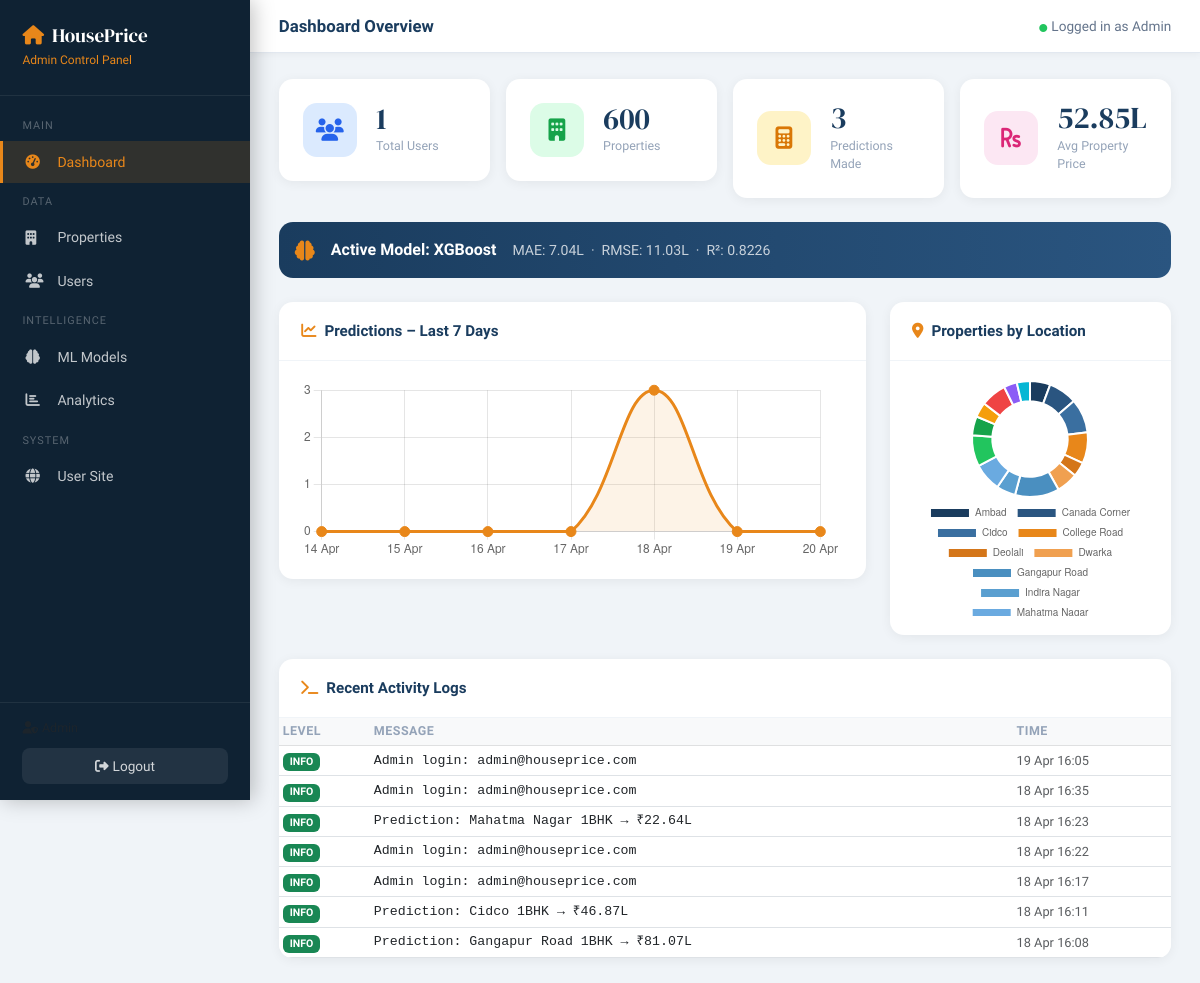
The page /admin/dashboard (signed in) on the database its author committed.
### database.py (models this page shows)
class MLModel(db.Model):
    __tablename__ = "ml_models"
    id          = db.Column(db.Integer, primary_key=True)
    name        = db.Column(db.String(100), nullable=False)
    file_path   = db.Column(db.String(200), nullable=False)
    mae         = db.Column(db.Float)
    mse         = db.Column(db.Float)
    rmse        = db.Column(db.Float)
    r2          = db.Column(db.Float)
    is_active   = db.Column(db.Boolean, default=False)
    created_at  = db.Column(db.DateTime, default=datetime.utcnow)

class AppLog(db.Model):
    __tablename__ = "app_logs"
    id         = db.Column(db.Integer, primary_key=True)
    level      = db.Column(db.String(20))   # INFO / WARNING / ERROR
    message    = db.Column(db.Text)
    created_at = db.Column(db.DateTime, default=datetime.utcnow)

### app.py (the view)
@app.route("/admin")
@app.route("/admin/dashboard")
@admin_required
def admin_dashboard():
    total_users       = User.query.filter_by(is_admin=False).count()
    total_properties  = Property.query.count()
    total_predictions = Prediction.query.count()
    avg_price         = db.session.query(db.func.avg(Property.price_lakhs)).scalar() or 0
    active_model      = MLModel.query.filter_by(is_active=True).first()
    today = datetime.utcnow().date()
    daily_labels, daily_data = [], []
    for i in range(6, -1, -1):
        day = today - timedelta(days=i)
        count = Prediction.query.filter(
            db.func.date(Prediction.created_at) == str(day)
        ).count()
        daily_labels.append(day.strftime("%d %b"))
        daily_data.append(count)
    loc_rows = (db.session.query(Property.location,
                                  db.func.count(Property.id))
                .group_by(Property.location).all())
    loc_labels = [r[0] for r in loc_rows]
    loc_data   = [r[1] for r in loc_rows]
    logs = AppLog.query.order_by(AppLog.created_at.desc()).limit(10).all()
    return render_template("admin/dashboard.html",
        total_users=total_users, total_properties=total_properties,
        total_predictions=total_predictions,
        avg_price=round(avg_price, 2),
        active_model=active_model,
        daily_labels=json.dumps(daily_labels),
        daily_data=json.dumps(daily_data),
        loc_labels=json.dumps(loc_labels),
        loc_data=json.dumps(loc_data),
        logs=logs,
    )

### app.py (called while the page is built)
def admin_required(f):
    @wraps(f)
    def decorated(*args, **kwargs):
        if "admin_id" not in session:
            return redirect(url_for("admin_login"))
        return f(*args, **kwargs)
    return decorated

### templates/admin/dashboard.html (shortened to what this page needs)
{% extends "admin/base.html" %}
{% block page_title %}Dashboard Overview{% endblock %}
{% block content %}
<div class="row g-3 mb-4">
  <div class="col-sm-6 col-xl-3">
    <div class="stat-card">
      <div class="stat-icon" style="background:#dbeafe; color:#2563eb;"><i class="fas fa-users"></i></div>
      <div><div class="stat-val">{{ total_users }}</div><div class="stat-lbl">Total Users</div></div>
    </div>
  </div>
  <div class="col-sm-6 col-xl-3">
    <div class="stat-card">
      <div class="stat-icon" style="background:#dcfce7; color:#16a34a;"><i class="fas fa-building"></i></div>
      <div><div class="stat-val">{{ total_properties }}</div><div class="stat-lbl">Properties</div></div>
    </div>
  </div>
  <div class="col-sm-6 col-xl-3">
    <div class="stat-card">
      <div class="stat-icon" style="background:#fef3c7; color:#d97706;"><i class="fas fa-calculator"></i></div>
      <div><div class="stat-val">{{ total_predictions }}</div><div class="stat-lbl">Predictions Made</div></div>
    </div>
  </div>
  <div class="col-sm-6 col-xl-3">
    <div class="stat-card">
      <div class="stat-icon" style="background:#fce7f3; color:#db2777;"><i class="fas fa-rupee-sign"></i></div>
      <div><div class="stat-val">{{ avg_price }}L</div><div class="stat-lbl">Avg Property Price</div></div>
    </div>
  </div>
</div>
{% if active_model %}
<div class="alert mb-4" style="background:linear-gradient(90deg,#1a3c5e,#2a5580); color:#fff; border-radius:14px; display:flex; align-items:center; gap:1rem;">
  <i class="fas fa-brain fa-lg" style="color:#e8871a;"></i>
  <div>
    <strong>Active Model: {{ active_model.name }}</strong>
    <span style="opacity:.75; font-size:.88rem;">
      MAE: {{ active_model.mae }}L &nbsp;·&nbsp;
      RMSE: {{ active_model.rmse }}L &nbsp;·&nbsp;
      R²: {{ active_model.r2 }}
    </span>
  </div>
</div>
{% endif %}
<div class="row g-4 mb-4">
  <div class="col-lg-8">
    <div class="card-box">
      <div class="card-box-header"><i class="fas fa-chart-line me-2" style="color:#e8871a"></i>Predictions – Last 7 Days</div>
      <div class="card-box-body">
        <canvas id="dailyChart" height="100"></canvas>
      </div>
    </div>
  </div>
  <div class="col-lg-4">
    <div class="card-box">
      <div class="card-box-header"><i class="fas fa-map-marker-alt me-2" style="color:#e8871a"></i>Properties by Location</div>
      <div class="card-box-body">
        <canvas id="locChart" height="220"></canvas>
      </div>
    </div>
  </div>
</div>
<div class="card-box">
  <div class="card-box-header"><i class="fas fa-terminal me-2" style="color:#e8871a"></i>Recent Activity Logs</div>
  <div class="card-box-body p-0">
    <div class="table-responsive">
      <table class="table table-sm mb-0">
        <thead class="table-light"><tr><th>Level</th><th>Message</th><th>Time</th></tr></thead>
        <tbody>
          {% for log in logs %}
          <tr>
            <td>
              <span class="badge {% if log.level == 'ERROR' %}bg-danger{% elif log.level == 'WARNING' %}bg-warning text-dark{% else %}bg-success{% endif %}">
                {{ log.level }}
              </span>
            </td>
            <td style="font-size:.83rem; font-family:monospace;">{{ log.message }}</td>
            <td class="text-muted" style="font-size:.8rem; white-space:nowrap;">{{ log.created_at.strftime('%d %b %H:%M') }}</td>
          </tr>
          {% endfor %}
        </tbody>
      </table>
    </div>
  </div>
</div>
{% endblock %}
{% block extra_js %}
<script>
const DAILY_LABELS = {{ daily_labels|safe }};
const DAILY_DATA   = {{ daily_data|safe }};
const LOC_LABELS   = {{ loc_labels|safe }};
const LOC_DATA     = {{ loc_data|safe }};
new Chart(document.getElementById('dailyChart'), {
  type: 'line',
  data: {
    labels: DAILY_LABELS,
    datasets: [{
      label: 'Predictions',
      data: DAILY_DATA,
      borderColor: '#e8871a',
      backgroundColor: 'rgba(232,135,26,.1)',
      tension: 0.4, fill: true, pointRadius: 5, pointBackgroundColor: '#e8871a'
    }]
  },
  options: { plugins: { legend: { display: false } }, scales: { y: { beginAtZero: true, ticks: { stepSize: 1 } } } }
});
new Chart(document.getElementById('locChart'), {
  type: 'doughnut',
  data: {
    labels: LOC_LABELS,
    datasets: [{ data: LOC_DATA, backgroundColor: [
      '#1a3c5e','#2a5580','#3a6fa0','#e8871a','#d4761a','#f0a050',
      '#4a8fc0','#5a9fd0','#6aaae0','#22c55e','#16a34a','#f59e0b',
      '#ef4444','#8b5cf6','#06b6d4'
    ]}]
  },
  options: { plugins: { legend: { position: 'bottom', labels: { font: { size: 10 } } } }, cutout: '65%' }
});
</script>
{% endblock %}

### templates/admin/base.html (shortened to what this page needs)
<!DOCTYPE html>
<html lang="en">
<head>
  <link href="https://cdn.jsdelivr.net/npm/bootstrap@5.3.0/dist/css/bootstrap.min.css" rel="stylesheet"/>
  <link href="https://cdnjs.cloudflare.com/ajax/libs/font-awesome/6.4.0/css/all.min.css" rel="stylesheet"/>
</head>
<body>
<div class="sidebar">
  <div class="sidebar-brand">
<h5><i class="fas fa-home me-2" style="color:var(--accent)"></i>HousePrice</h5>
    <small>Admin Control Panel</small>
  </div>
  <nav class="sidebar-nav">
    <div class="sidebar-section">Main</div>
    <a href="{{ url_for('admin_dashboard') }}" class="nav-link {% if request.endpoint == 'admin_dashboard' %}active{% endif %}">
      <i class="fas fa-tachometer-alt"></i>Dashboard
    </a>
    <div class="sidebar-section">Data</div>
    <a href="{{ url_for('admin_properties') }}" class="nav-link {% if request.endpoint == 'admin_properties' %}active{% endif %}">
      <i class="fas fa-building"></i>Properties
    </a>
    <a href="{{ url_for('admin_users') }}" class="nav-link {% if request.endpoint == 'admin_users' %}active{% endif %}">
      <i class="fas fa-users"></i>Users
    </a>
    <div class="sidebar-section">Intelligence</div>
    <a href="{{ url_for('admin_models') }}" class="nav-link {% if request.endpoint == 'admin_models' %}active{% endif %}">
      <i class="fas fa-brain"></i>ML Models
    </a>
    <a href="{{ url_for('admin_analytics') }}" class="nav-link {% if request.endpoint == 'admin_analytics' %}active{% endif %}">
      <i class="fas fa-chart-bar"></i>Analytics
    </a>
    <div class="sidebar-section">System</div>
    <a href="{{ url_for('index') }}" class="nav-link" target="_blank">
      <i class="fas fa-globe"></i>User Site
    </a>
  </nav>
  <div class="sidebar-footer">
    <div class="text-muted" style="font-size:.78rem; margin-bottom:.6rem; color:rgba(255,255,255,.4);">
      <i class="fas fa-user-shield me-1"></i>{{ session.admin_name or 'Admin' }}
    </div>
    <a href="{{ url_for('admin_logout') }}" class="btn-logout">
      <i class="fas fa-sign-out-alt me-1"></i>Logout
    </a>
  </div>
</div>
<div class="main-content">
  <div class="topbar">
    <div class="topbar-title">{% block page_title %}Dashboard{% endblock %}</div>
    <div class="topbar-admin"><i class="fas fa-circle me-1" style="color:#22c55e; font-size:.5rem;"></i>Logged in as {{ session.admin_name or 'Admin' }}</div>
  </div>
  <div class="page-body">
    {% block content %}{% endblock %}
  </div>
</div>
{% block extra_js %}{% endblock %}
</body>
</html>

### templates/admin/base.html (style rules this page uses)
:root { --primary: #1a3c5e; --accent: #e8871a; --sidebar-w: 250px; --sidebar-bg: #0f2233; --sidebar-text: rgba(255,255,255,.75); --sidebar-active: rgba(232,135,26,.15); }
* { box-sizing: border-box; }
body { font-family: 'Sora', sans-serif; background: #f0f4f8; margin: 0; }
.sidebar { position: fixed; top: 0; left: 0; width: var(--sidebar-w); height: 100vh; background: var(--sidebar-bg); display: flex; flex-direction: column; overflow-y: auto; z-index: 100; box-shadow: 3px 0 20px rgba(0,0,0,.25); }
.sidebar-brand { padding: 1.5rem 1.4rem; border-bottom: 1px solid rgba(255,255,255,.07); flex-shrink: 0; }
.sidebar-brand h5 { font-family: 'DM Serif Display', serif; color: #fff; margin: 0; font-size: 1.2rem; }
.sidebar-brand small { color: var(--accent); font-size: .75rem; }
.sidebar-nav { padding: .8rem 0; flex: 1; }
.sidebar-section { padding: .6rem 1.4rem .3rem; font-size:.68rem; text-transform:uppercase; letter-spacing:1px; color:rgba(255,255,255,.3); }
.nav-link { display: flex; align-items: center; padding: .65rem 1.4rem; color: var(--sidebar-text) !important; text-decoration: none; font-size: .88rem; font-weight: 500; border-left: 3px solid transparent; transition: all .2s; margin: .1rem 0; }
.nav-link i { width: 1.3rem; margin-right: .7rem; font-size: .9rem; }
.nav-link.active { background: var(--sidebar-active); color: var(--accent) !important; border-left-color: var(--accent); }
.sidebar-footer { padding: 1rem 1.4rem; border-top: 1px solid rgba(255,255,255,.07); flex-shrink: 0; }
.btn-logout { display: block; width: 100%; text-align: center; background: rgba(255,255,255,.08); color: rgba(255,255,255,.8) !important; padding: .5rem; border-radius: 8px; text-decoration: none; font-size: .85rem; transition: .2s; }
.main-content { margin-left: var(--sidebar-w); min-height: 100vh; display: flex; flex-direction: column; }
.topbar { background: #fff; padding: .85rem 1.8rem; border-bottom: 1px solid #e2e8f0; display: flex; justify-content: space-between; align-items: center; box-shadow: 0 1px 8px rgba(0,0,0,.05); position: sticky; top: 0; z-index: 50; }
.topbar-title { font-weight: 700; font-size: 1.05rem; color: var(--primary); }
.topbar-admin { font-size: .85rem; color: #64748b; }
.page-body { padding: 1.6rem 1.8rem; flex: 1; }
.stat-card { background: #fff; border-radius: 14px; padding: 1.5rem; box-shadow: 0 2px 12px rgba(0,0,0,.06); display: flex; align-items: center; gap: 1.2rem; }
.stat-icon { width: 54px; height: 54px; border-radius: 14px; display: flex; align-items: center; justify-content: center; font-size: 1.4rem; flex-shrink: 0; }
.stat-val { font-family: 'DM Serif Display', serif; font-size: 1.9rem; line-height: 1; color: var(--primary); }
.stat-lbl { font-size: .78rem; color: #94a3b8; margin-top: .2rem; font-weight: 500; }
.card-box { background: #fff; border-radius: 14px; box-shadow: 0 2px 12px rgba(0,0,0,.06); overflow: hidden; }
.card-box-header { padding: 1.1rem 1.4rem; border-bottom: 1px solid #f0f4f8; font-weight: 700; color: var(--primary); font-size: .95rem; }
.card-box-body { padding: 1.2rem 1.4rem; }
.alert { border-radius: 10px; border: none; }
.badge { font-weight: 600; }
.table th { font-size: .78rem; text-transform: uppercase; letter-spacing: .5px; color: #94a3b8; font-weight: 600; border-top: none; }
.table td { vertical-align: middle; font-size: .88rem; }

### rows shown on the page
MLModel: name "XGBoost", mae "7.04", rmse "11.03", r2 "0.8226"
AppLog: level "INFO", message "Admin login: admin@houseprice.com", created_at "19 Apr 16:05"
AppLog: level "INFO", message "Admin login: admin@houseprice.com", created_at "18 Apr 16:35"
AppLog: level "INFO", message "Prediction: Mahatma Nagar 1BHK → ₹22.64L", created_at "18 Apr 16:23"
AppLog: level "INFO", message "Admin login: admin@houseprice.com", created_at "18 Apr 16:22"
AppLog: level "INFO", message "Admin login: admin@houseprice.com", created_at "18 Apr 16:17"
AppLog: level "INFO", message "Prediction: Cidco 1BHK → ₹46.87L", created_at "18 Apr 16:11"
AppLog: level "INFO", message "Prediction: Gangapur Road 1BHK → ₹81.07L", created_at "18 Apr 16:08"

### other values the page prints
{{ session.admin_name or 'Admin' }} "Admin"
{{ total_users }} "1"
{{ total_properties }} "600"
{{ total_predictions }} "3"
{{ avg_price }} "52.85"
chart data {{ daily_data|safe }} [0, 0, 0, 0, 3, 0, 0]
chart data {{ loc_labels|safe }} ["Ambad", "Canada Corner", "Cidco", "College Road", "Deolali", "Dwarka", "Gangapur Road", "Indira Nagar", "Mahatma Nagar", "Nashik Road", "Panchavati", "Pathardi Phata", "Satpur", "Sinner Road", "Trimbak Road"]
chart data {{ loc_data|safe }} [34, 48, 57, 52, 24, 36, 74, 32, 47, 52, 32, 25, 43, 22, 22]
